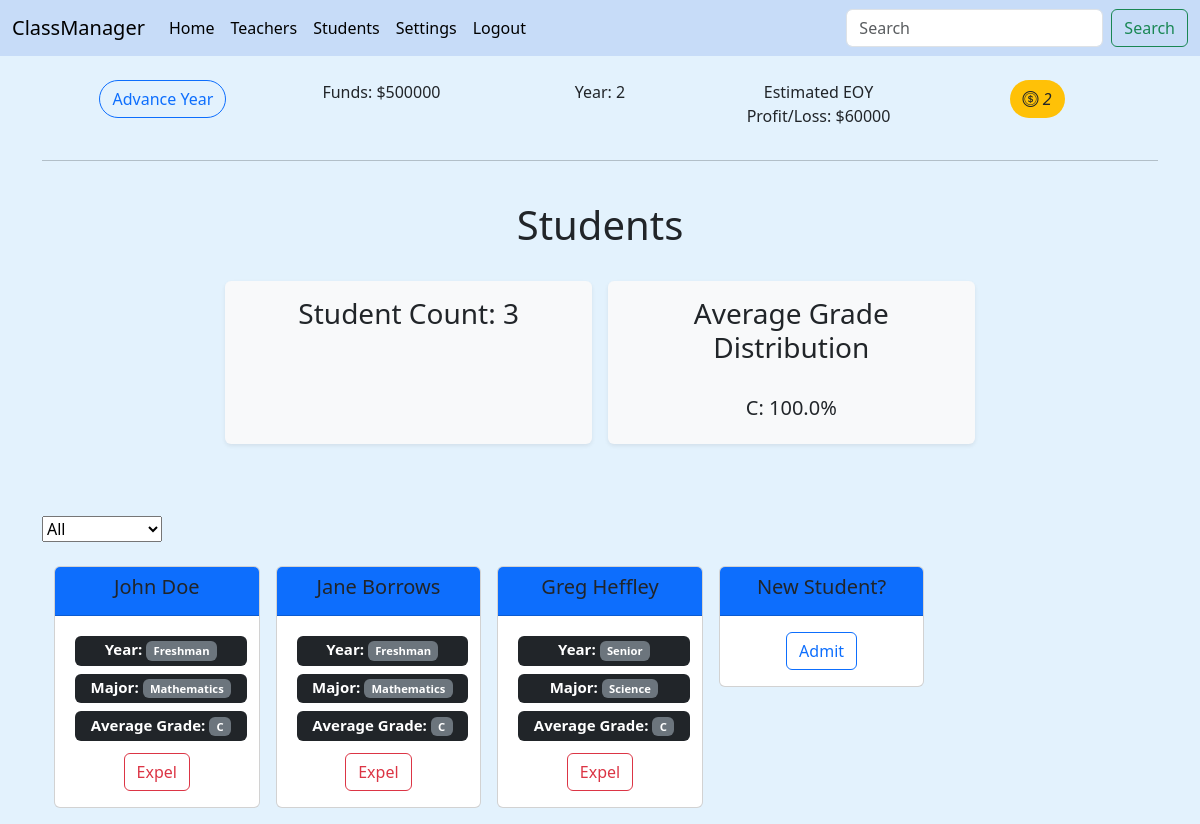
/all_students/ (signed in), run on the app's committed database.
### main/models.py (models this page shows, shortened)
class School(models.Model):
    user = models.OneToOneField(User, on_delete=models.CASCADE, blank=True, null=True)
    name = models.CharField(max_length=30, default="My New School")
    player_name = models.CharField(max_length=30, unique=True)
    year = models.IntegerField(default=1)
    actionTokens = models.IntegerField(default=3)
    money = models.IntegerField(validators=[MinValueValidator(0), MaxValueValidator(1000000000)], blank=True, null=True, default=500000)
    tuition = models.IntegerField(validators=[MinValueValidator(0), MaxValueValidator(100000)], blank=True, null=True, default=10000)
    def checkTokens(self):
        return self.actionTokens

class Student(models.Model):
    user = models.ForeignKey(User, on_delete=models.CASCADE, blank=True, null=True)
    first_name = models.CharField(max_length=50)
    last_name = models.CharField(max_length=50)
    major = models.ForeignKey(Subject, on_delete=models.CASCADE, blank=True, null=True)
    year = models.IntegerField(validators=[MinValueValidator(0), MaxValueValidator(4)], blank=True, null=True, default=0)
    average_grade = models.CharField(max_length=1, default='C')
    def __str__(self):
        return (
                f"{self.first_name+' '+self.last_name}"
        )
    def getYear(self):
        if self.year == 1:
            return 'Freshman'
        elif self.year == 2:
            return 'Sophomore'
        elif self.year == 3:
            return 'Junior'
        else:
            return 'Senior'

class Subject(models.Model):
    user = models.ForeignKey(User, on_delete=models.CASCADE, blank=True, null=True)
    name = models.CharField(max_length=60, unique=True)
    def __str__(self):
        return (
                f"{self.name}"
        )

### main/views.py (the view, shortened to what this page needs)
# urls.py: path('all_students/', views.all_students, name='all_students'),
@login_required(login_url="main:login_view")
def all_students(request):
    user = request.user
    user_school = get_object_or_404(School, user_id=user.id)
    subjects = Subject.objects.filter(user_id=user.id)
    students = Student.objects.filter(user_id=user.id)
    studentForm = StudentForm()
    costs = computeFinancials(user, user_school)
    filter = request.GET.get('filter') if bool(request.GET.get('filter', False)) else None
    gradeDist = computeAvgGradeDist(students)
    sorted_gradeDist = dict(sorted(gradeDist.items()))
    return render(request, "main/all_students.html", {
        'school': user_school,
        'students': students,
        'subjects': subjects,
        'filter': filter,
        'distribution': sorted_gradeDist,
        'form': studentForm,
        'costs': costs,
    })

### main/forms.py
class StudentForm(forms.ModelForm):
    class Meta:
        model = Student
        fields = '__all__'
        exclude = ['user', 'major', 'year', 'average_grade']

### main/gameFunctions.py (called while the page is built)
def computeAvgGradeDist(set):
    gradeDist = {}
    for x in set:
        if x.average_grade not in gradeDist:
            gradeDist.update({x.average_grade : 1})
        else:
            gradeDist.update({x.average_grade : gradeDist.get(x.average_grade)+1})
    for grade, amt in gradeDist.items():
        gradeDist.update({grade : round((amt/len(set))*100, 1)})
    return gradeDist

def computeFinancials(user, school):
    teachers = Teacher.objects.filter(user_id=user.id)
    studentCount = Student.objects.filter(user_id=user.id).count()
    tuition = school.tuition
    profit = tuition*studentCount
    losses = sum(teacher.salary for teacher in teachers)
    return profit-losses

### main/models.py (called while the page is built)
    def __str__(self):
        return (
                f"{self.first_name+' '+self.last_name}"
        )

    def __str__(self):
        return (
                f"{self.name}"
        )

### main/templates/main/all_students.html (shortened to what this page needs)
{% extends "main/base.html" %}
{% block content %}
{% if request.user.is_authenticated %}
<h1>
  {% if filter is None %}
  <center>Students</center>
  {% else %}
  <center>{{filter|capfirst}} Students</center>
  {% endif %}
</h1>
<br>
<div class="container text-center">
  <div class="row g-2 justify-content-center">
    <div class="col-4 m-2 shadow-sm p-3 mb-5 bg-body-tertiary rounded bg-light">
      <h3>Student Count: {{students.count}}</h3>
    </div>
    <div
      class="col-4 m-2 shadow-sm p-3 mb-5 bg-body-tertiary rounded bg-light align-items-center justify-content-center">
      <h3>Average Grade Distribution</h3>
      <br />
      <h5>{% for grade, percentage in distribution.items %} {{grade}}: {{percentage}}% {% endfor %}</h5>
    </div>
  </div>
</div>
<br />
<form action="" id="filter">
  <select name="filter">
    <option value="all">All</option>
  </select>
</form>
<br>
<div id="student-container" class="container overflow-hidden text-center">
  <div class="row row-cols-2 row-cols-lg-5 g-2 g-lg-3">
    {% for student in students %}
    <div class="col-2">
      <div id="{{student.id}}" class="card mb-3" style="max-width: 18rem;">
        <div class="card-header bg-primary">
          <h5><a class="title-header link-dark bg-primary fw-medium"
              href="{% url 'main:student' student.id %}">{{student|title}}</a></h5>
        </div>
        <div class="card-body">
          <h5 class="card-title">
            <span style="width: 100%;" class="m-1 badge bg-dark">Year: <span class="badge bg-secondary"> {{student.getYear}}</span></span>
            <br />
            <span style="width: 100%;" class="m-1 badge bg-dark">Major: <span class="badge bg-secondary"> {{student.major}}</span></span>
            <br />
            <span style="width: 100%;" class="m-1 badge bg-dark">Average Grade: <span class="badge bg-secondary"> {{student.average_grade}}</span></span>
          </h5>
          <a href="{% url 'main:delete' student.id 'student' %}">
            <button type="button" class="btn btn-outline-danger">Expel</button>
          </a>
        </div>
      </div>
    </div>
    {% endfor %}
    <div id="start_create_student" class="col-2">
      <div class="card mb-3" style="max-width: 18rem">
        <div class="card-header bg-primary">
          <h5 class="text-dark bg-primary fw-medium">New Student?</h5>
        </div>
        <div class="card-body">
          {% if school.checkTokens > 0 %}
          <button class="toggler btn btn-outline-primary" id="student">Admit</button>
          {% else %}
          <span style="width: 100%;" class="badge bg-dark">No <i class="bi bi-coin text-warning"></i> left!</span>
          <br />
          <span style="width: 100%;" class="badge bg-dark">Advance Year for more <i
              class="bi bi-coin text-warning"></i>!</span>
          {% endif %}
        </div>
      </div>
    </div>
  </div>
</div>
{% endif %}
{% endblock %}

### main/templates/main/base.html (shortened to what this page needs)
<!DOCTYPE html>
<html>
<head>
  <link rel="stylesheet" href="https://cdn.jsdelivr.net/npm/bootstrap-icons@1.10.5/font/bootstrap-icons.css">
  {% load bootstrap5 %} {% bootstrap_css %} {% bootstrap_javascript %}
</head>
<body style="background-color: #e3f2fd;">
  <nav class="navbar navbar-expand-lg" style="background-color: #c7dcf8;">
    <div class="container-fluid">
      <a class="navbar-brand" href="{% url 'main:home' %}">ClassManager</a>
      <div class="collapse navbar-collapse" id="navbarSupportedContent">
        {% if request.user.is_authenticated %}
        <ul class="navbar-nav me-auto mb-2 mb-lg-0">
          <li class="nav-item">
            <a class="nav-link active" aria-current="page" href="{% url 'main:home' %}">Home</a>
          </li>
          <li class="nav-item">
            <a class="nav-link active" aria-current="page" href="{% url 'main:all_teachers' %}">Teachers</a>
          </li>
          <li class="nav-item">
            <a class="nav-link active" aria-current="page" href="{% url 'main:all_students' %}">Students</a>
          </li>
          <li class="nav-item">
            <a class="nav-link active" aria-current="page" href="{% url 'main:settings' %}">Settings</a>
          </li>
          <li class="nav-item">
            <a class="nav-link active" aria-current="page" href="{% url 'main:logout_view' %}">Logout</a>
          </li>
        </ul>
        <form class="d-flex" role="search" action="{% url 'main:search' %}">
          <input name="q" class="form-control me-2" type="search" placeholder="Search" aria-label="Search"
            list="findList">
          <button class="btn btn-outline-success" type="submit">Search</button>
        </form>
        {% endif %}
      </div>
    </div>
  </nav>
  <div class="container">
    {% if request.user.is_authenticated %}
    <br />
    <div class="row g-2 justify-content-evenly text-center">
      <a class="col-2" href="{% url 'main:nextYear' %}"><button type="button"
          class="btn btn-outline-primary rounded-pill">Advance Year</button></a>
      <p class="col-2">Funds: ${{school.money}}</p>
      <p class="col-2">Year: {{school.year}}</p>
      <p class="col-2">Estimated EOY Profit/Loss: ${{costs}}</p>
      <div class="col-2">
      <p class="rounded-pill btn bg-warning text-dark token-display"><i class="bi bi-coin">
          {{school.checkTokens}}</i></p></div>
    </div>
    <hr>
    {% endif %}
    <br />
    {% block content %}{% endblock %}
  </div>
</body>
</html>

### main/templates/main/base.html (style rules this page uses)
.title-header { text-decoration: none; }

### data on the page
School: money "500000", year "2", checkTokens "2"
Student: {{ student.id }} 1 (drawn), first_name+last_name "John Doe", getYear "Freshman", major "Mathematics", average_grade "C"
Student: first_name+last_name "Jane Borrows", getYear "Freshman", major "Mathematics", average_grade "C"
Student: first_name+last_name "Greg Heffley", getYear "Senior", major "Science", average_grade "C"

### other printed values
{{ costs }} "60000"
{{ students.count }} "3"
{{ grade }} "C"
{{ percentage }} "100.0"
